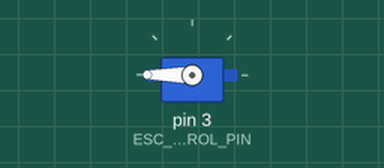
This sketch was run on a simulated Arduino Uno, built with avr-gcc and run on an emulated ATmega328P. Parts: servo.

Above: at 0.1 s.
At 5.1 s:
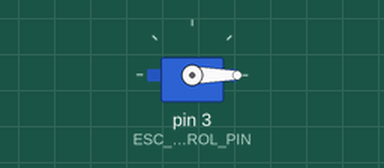
Timing chart, 0 to 6.6 s (numbered marks = the images above):
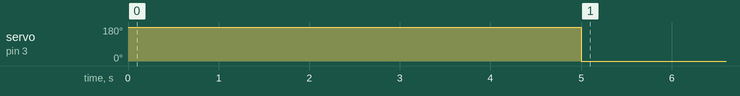

Measured:
- by itself, servo on pin 3 (ESC_CONTROL_PIN): 180° → 0° at 5.0 s

The sketch:

ESCCalibration.ino
```cpp
#include <Servo.h>

Servo ESC;
const int MAX_THROTTLE = 180;
const int MIN_THROTTLE = 0;
const int ESC_CONTROL_PIN = 3;
const int MIN_PULSE_WIDTH_MS = 1000;
const int MAX_PULSE_WIDTH_MS = 2000;

void setup() {
  ESC.attach(ESC_CONTROL_PIN, MIN_PULSE_WIDTH_MS, MAX_PULSE_WIDTH_MS);

  //Perform Throttle Range Calibration
  ESC.write(MAX_THROTTLE);
  delay(5000);
  ESC.write(MIN_THROTTLE);
}

void loop() {

}
```
